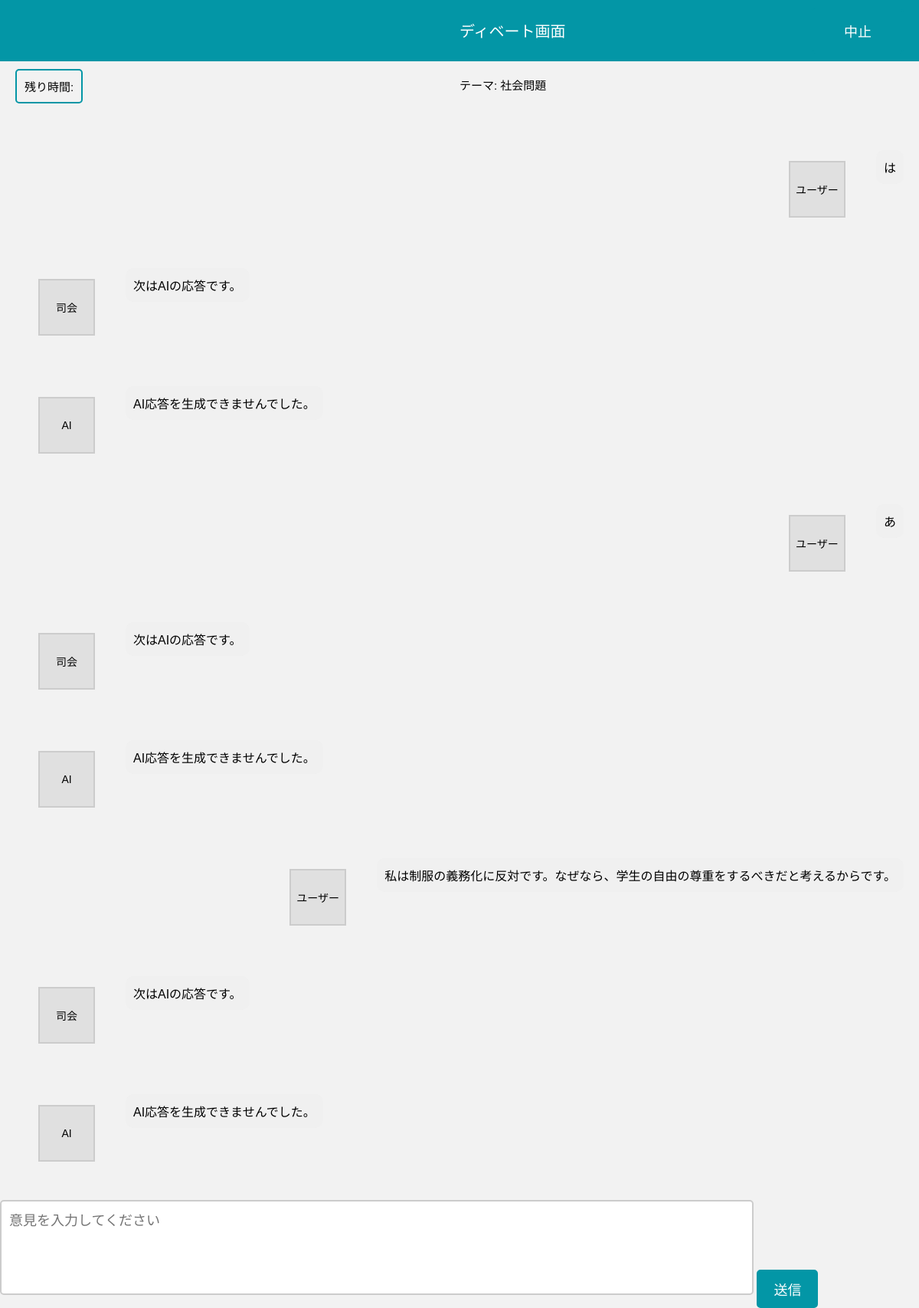
The page /debate/debate on the database as committed earlier.
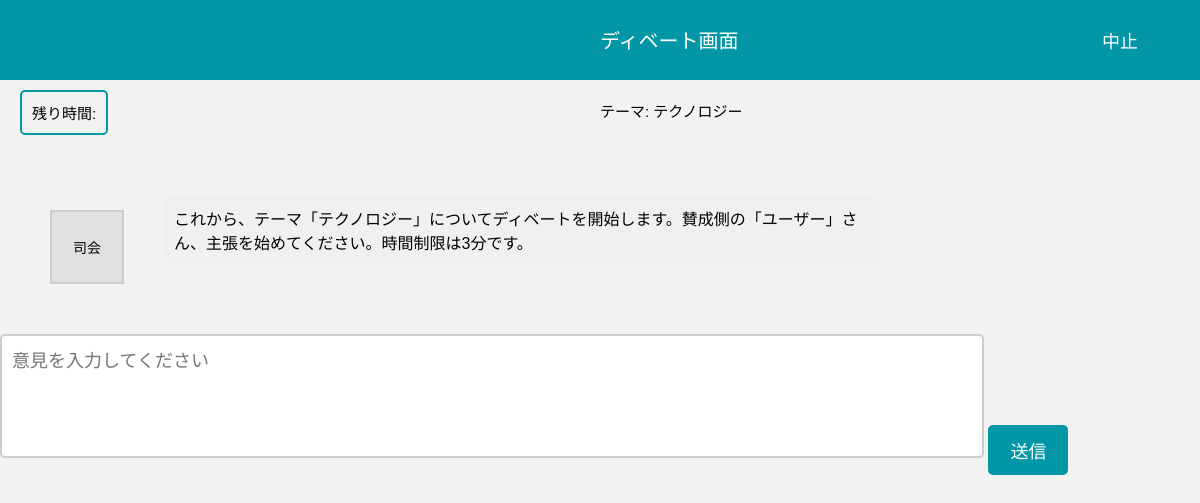
The same page on the database as committed later.
### models.py (models this page shows)
class AllDebate(db.Model):
    id = db.Column(db.Integer, primary_key=True)
    user_1 = db.Column(db.String(50), nullable=False)
    user_2 = db.Column(db.String(50), nullable=False)
    mode = db.Column(db.String(20), nullable=True)  # 追加: nullable=True
    category = db.Column(db.String(50), nullable=True)  # 追加: nullable=True
    topic = db.Column(db.String(200), nullable=True)  # 追加: nullable=True
    user_1_claim = db.Column(db.Text, default="")
    user_2_claim = db.Column(db.Text, default="")
    user_1_counter = db.Column(db.Text, default="")
    user_2_counter = db.Column(db.Text, default="")
    user_1_final = db.Column(db.Text, default="")
    user_2_final = db.Column(db.Text, default="")
    feedback = db.Column(db.Text, default="[]")  # 空のJSONリストとして初期化
    winner = db.Column(db.String(50), default="")

### debate.py (the view, shortened to what this page needs)
@debate_bp.route('/debate', methods=['GET', 'POST'])
def debate():
    debate = AllDebate.query.first()
    if not debate:
        return "ディベートデータが存在しません", 404
    if not hasattr(debate, 'user_input_count'):
        debate.user_input_count = 0
    try:
        feedback_list = json.loads(debate.feedback) if debate.feedback else []
    except json.JSONDecodeError:
        feedback_list = []
    if len(feedback_list) == 0:
        feedback_list.append({"speaker": "司会", "message": f"これから、テーマ「{debate.category}」についてディベートを開始します。"
                                                       f"賛成側の「ユーザー」さん、主張を始めてください。時間制限は3分です。"})
        debate.feedback = json.dumps(feedback_list)
        db.session.commit()
    show_results_button = debate.user_input_count >= 3
    return render_template('debate.html', debate=debate, feedback=feedback_list, show_results_button=show_results_button)

### templates/debate.html (shortened to what this page needs)
<!DOCTYPE html>
<html lang="ja">
<head>
    <link rel="stylesheet" href="{{ url_for('static', filename='styles.css') }}">
    <link rel="stylesheet" href="{{ url_for('static', filename='debate.css') }}">
</head>
<body>
    <header>
        <p class="debate-header">ディベート画面</p>
        <div>
            <form action="{{ url_for('mode.mode_selection') }}" method="GET" class="button-form">
                <button type="submit" class="interrupt">中断</button>
            </form>
            <form action="{{ url_for('debate.stop_debate') }}" method="POST" class="button-form">
                <button type="submit" class="stop">中止</button>
            </form>
        </div>
    </header>
    <main>
        <div class="time-theme">
            <p class="time">残り時間:<br>{{ debate.time }}</p>
            <p class="theme">テーマ: {{ debate.category }}</p>
        </div>
        <div class="debate-dialog">
             <div class="chat-box">
                    {% for message in feedback %}
                        <div class="chat-entry {{ 'right' if message.speaker == 'ユーザー' else 'left' }}">
                            <div class="speaker">{{ message.speaker }}</div>
                            <p class="message">{{ message.message }}</p>
                        </div>
                    {% endfor %}
                </div>
            </div>
            <form action="{{ url_for('debate.debate') }}" method="POST">
                <textarea name="user_message" placeholder="意見を入力してください"></textarea>
                <button type="submit">送信</button>
            </form>
    </main>
</body>
</html>

### static/styles.css (style rules this page uses)
body { background-color: #F2F2F2; font-family: Arial, sans-serif; margin: 0; padding: 0; position: relative; }
header { background-color: #0396A6; height: 80px; width: 100%; position: fixed; top: 0; z-index: 1000; display: flex; }
main { padding-top:80px ; }

### static/debate.css (style rules this page uses)
.debate-header { color: white; position: absolute; margin-top: 25px; margin-bottom: 25px; left: 50%; font-size: 20px; height: 30px; }
.debate-dialog { margin-top: 100px; }
.interrupt { position: absolute; right: 20px; margin-top: 10px; color: white; font-size: 20px; height: 60px; width: 120px; border: 2px solid white; border-radius: 5px; background: none; }
.stop { position: absolute; right: 20px; margin-top: 10px; color: white; font-size: 20px; height: 60px; width: 120px; border: 2px solid white; border-radius: 5px; background: none; }
.chat-box { display: flex; flex-direction: column; gap: 20px; margin: 20px; }
.time-theme { display: flex; }
.time { position: absolute; margin-top: 10px; margin-left: 20px; font-size: 15px; padding: 10px; border: 2px solid #0396A6; border-radius: 5px; background: none; text-align: center; }
.theme { position: absolute; left: 50%; margin-top: 20px; font-size: 15px; }
.chat-entry { display: flex; align-items: flex-start; gap: 10px; }
.chat-entry.left { justify-content: flex-start; }
.speaker { width: 70px; height: 70px; margin: 30px; display: flex; justify-content: center; align-items: center; background-color: #e0e0e0; border: 2px solid #ccc; border-radius: 0; text-align: center; font-size: 14px; }
.message { max-width: 60%; padding: 10px; border-radius: 10px; background-color: #f0f0f0; }
textarea[name="user_message"] { width: 80%; height: 100px; font-size: 18px; padding: 10px; border: 2px solid #ccc; border-radius: 5px; resize: none; }
button[type="submit"] { font-size: 18px; padding: 10px 20px; background-color: #0396A6; color: white; border: 2px solid #0396A6; border-radius: 5px; cursor: pointer; }

Rows that differ between the two databases and show on the page:
changed AllDebate: category "社会問題" → "テクノロジー"
Other text that changed with them:
new list line: "司会 これから、テーマ「テクノロジー」についてディベートを開始します。賛成側の「ユーザー」さん、主張を始めてください。時間制限は3分です。"
list line gone: "ユーザー は"
list line gone: "司会 次はAIの応答です。"
list line gone: "AI AI応答を生成できませんでした。"
list line gone: "ユーザー あ"
list line gone: "ユーザー 私は制服の義務化に反対です。なぜなら、学生の自由の尊重をするべきだと考えるからです。"
